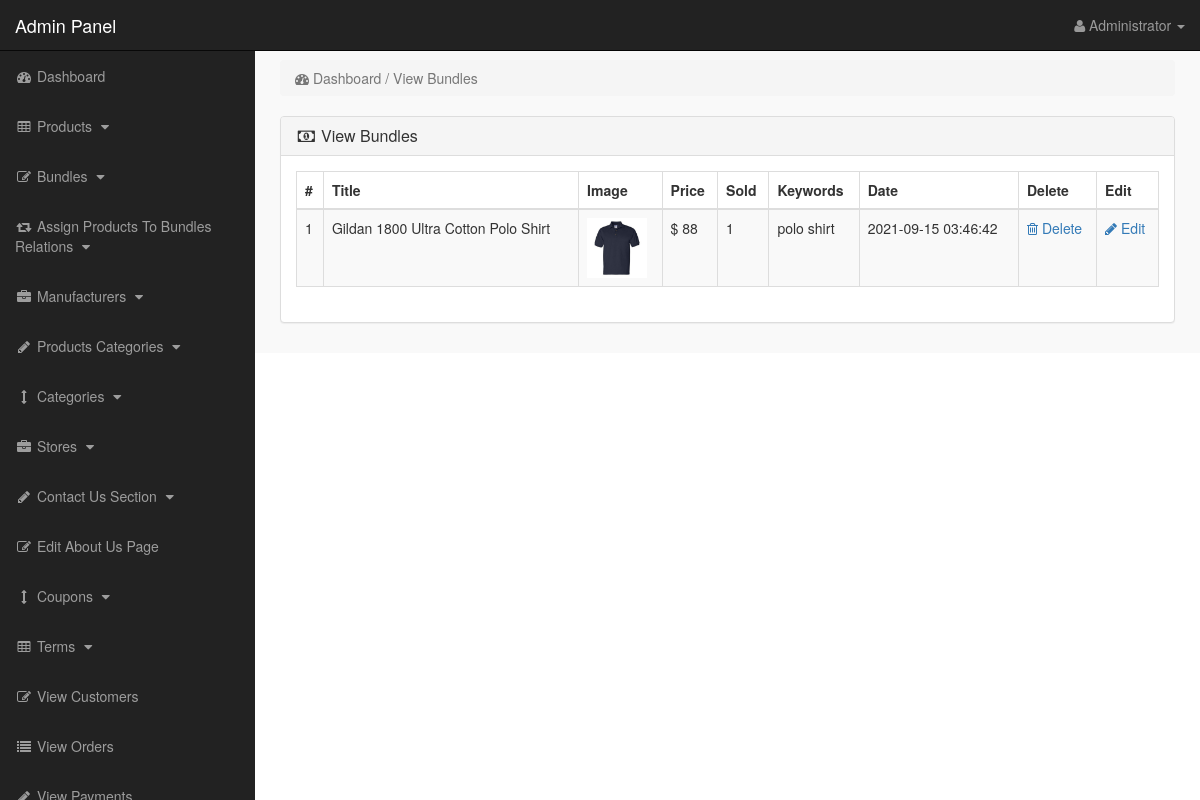
Screenshot of /admin_area/index.php?view_bundles (signed in) with the database file from the repository.
### tables this page shows
CREATE TABLE `products` (
  `product_id` int(10) NOT NULL,
  `p_cat_id` int(10) NOT NULL,
  `cat_id` int(10) NOT NULL,
  `manufacturer_id` int(10) NOT NULL,
  `date` timestamp NOT NULL DEFAULT current_timestamp() ON UPDATE current_timestamp(),
  `product_title` text NOT NULL,
  `product_url` text NOT NULL,
  `product_img1` text NOT NULL,
  `product_img2` text NOT NULL,
  `product_img3` text NOT NULL,
  `product_price` int(10) NOT NULL,
  `product_psp_price` int(100) NOT NULL,
  `product_desc` text NOT NULL,
  `product_features` text NOT NULL,
  `product_video` text NOT NULL,
  `product_keywords` text NOT NULL,
  `product_label` text NOT NULL,
  `status` varchar(255) NOT NULL
);

### admin_area/view_bundles.php (the view)
<?php
if(!isset($_SESSION['admin_email'])){
echo "<script>window.open('login.php','_self')</script>";
}
else {
?>
<div class="row">
<div class="col-lg-12" >
<ol class="breadcrumb" >
<li class="active" >
<i class="fa fa-dashboard"></i> Dashboard / View Bundles
</li>
</ol>
</div>
</div>
<div class="row" >
<div class="col-lg-12" >
<div class="panel panel-default" >
<div class="panel-heading" >
<h3 class="panel-title" >
<i class="fa fa-money fa-fw" ></i> View Bundles
</h3>
</div>
<div class="panel-body" >
<div class="table-responsive" >
<table class="table table-bordered table-hover table-striped" >
<thead>
<tr>
<th>#</th>
<th>Title</th>
<th>Image</th>
<th>Price</th>
<th>Sold</th>
<th>Keywords</th>
<th>Date</th>
<th>Delete</th>
<th>Edit</th>
</tr>
</thead>
<tbody>
<?php
$i = 0;
$get_pro = "select * from products where status='bundle'";
$run_pro = mysqli_query($con,$get_pro);
while($row_pro=mysqli_fetch_array($run_pro)){
$pro_id = $row_pro['product_id'];
$pro_title = $row_pro['product_title'];
$pro_image = $row_pro['product_img1'];
$pro_price = $row_pro['product_price'];
$pro_keywords = $row_pro['product_keywords'];
$pro_date = $row_pro['date'];
$i++;
?>
<tr>
<td><?php echo $i; ?></td>
<td><?php echo $pro_title; ?></td>
<td><img src="product_images/<?php echo $pro_image; ?>" width="60" height="60"></td>
<td>$ <?php echo $pro_price; ?></td>
<td>
<?php
$get_sold = "select * from pending_orders where product_id='$pro_id'";
$run_sold = mysqli_query($con,$get_sold);
$count = mysqli_num_rows($run_sold);
echo $count;
?>
</td>
<td> <?php echo $pro_keywords; ?> </td>
<td><?php echo $pro_date; ?></td>
<td>
<a href="index.php?delete_bundle=<?php echo $pro_id; ?>">
<i class="fa fa-trash-o"> </i> Delete
</a>
</td>
<td>
<a href="index.php?edit_bundle=<?php echo $pro_id; ?>">
<i class="fa fa-pencil"> </i> Edit
</a>
</td>
</tr>
<?php } ?>
</tbody>
</table>
</div>
</div>
</div>
</div>
</div>
<?php } ?>

### admin_area/includes/sidebar.php (shortened to what this page needs)
<?php
if(!isset($_SESSION['admin_email'])){
echo "<script>window.open('login.php','_self')</script>";
}
else {
?>
<nav class="navbar navbar-inverse navbar-fixed-top" >
<div class="navbar-header" >
<a class="navbar-brand" href="index.php?dashboard" >Admin Panel</a>
</div>
<ul class="nav navbar-right top-nav" >
<li class="dropdown" >
<a href="#" class="dropdown-toggle" data-toggle="dropdown" >
<i class="fa fa-user" ></i>
<?php echo $admin_name; ?> <b class="caret" ></b>
</a>
</li>
</ul>
<div class="collapse navbar-collapse navbar-ex1-collapse">
<ul class="nav navbar-nav side-nav">
<li>
<a href="index.php?dashboard">
<i class="fa fa-fw fa-dashboard"></i> Dashboard
</a>
</li>
<li>
<a href="#" data-toggle="collapse" data-target="#products">
<i class="fa fa-fw fa-table"></i> Products
<i class="fa fa-fw fa-caret-down"></i>
</a>
</li>
<li>
<a href="#" data-toggle="collapse" data-target="#bundles">
<i class="fa fa-fw fa-edit"></i> Bundles
<i class="fa fa-fw fa-caret-down"></i>
</a>
</li>
<li>
<a href="#" data-toggle="collapse" data-target="#relations">
<i class="fa fa-fw fa-retweet"></i> Assign Products To Bundles Relations
<i class="fa fa-fw fa-caret-down"></i>
</a>
</li>
<li>
<a href="#" data-toggle="collapse" data-target="#manufacturers">
<i class="fa fa-fw fa-briefcase"></i> Manufacturers
<i class="fa fa-fw fa-caret-down"></i>
</a>
</li>
<li>
<a href="#" data-toggle="collapse" data-target="#p_cat">
<i class="fa fa-fw fa-pencil"></i> Products Categories
<i class="fa fa-fw fa-caret-down"></i>
</a>
</li>
<li>
<a href="#" data-toggle="collapse" data-target="#cat">
<i class="fa fa-fw fa-arrows-v"></i> Categories
<i class="fa fa-fw fa-caret-down"></i>
</a>
</li>
<li>
<a href="#" data-toggle="collapse" data-target="#store">
<i class="fa fa-fw fa-briefcase"></i> Stores
<i class="fa fa-fw fa-caret-down"></i>
</a>
</li>
<li>
<a href="#" data-toggle="collapse" data-target="#contact_us">
<i class="fa fa-fw fa-pencil"> </i> Contact Us Section
<i class="fa fa-fw fa-caret-down"></i>
</a>
</li>
<li>
<a href="index.php?edit_about_us">
<i class="fa fa-fw fa-edit"></i> Edit About Us Page
</a>
</li>
<li>
<a href="#" data-toggle="collapse" data-target="#coupons">
<i class="fa fa-fw fa-arrows-v"></i> Coupons
<i class="fa fa-fw fa-caret-down"></i>
</a>
</li>
<li>
<a href="#" data-toggle="collapse" data-target="#terms" >
<i class="fa fa-fw fa-table"></i> Terms
<i class="fa fa-fw fa-caret-down"></i>
</a>
</li>
<li>
<a href="index.php?view_customers">
<i class="fa fa-fw fa-edit"></i> View Customers
</a>
</li>
<li>
<a href="index.php?view_orders">
<i class="fa fa-fw fa-list"></i> View Orders
</a>
</li>
<li>
<a href="index.php?view_payments">
<i class="fa fa-fw fa-pencil"></i> View Payments
</a>
</li>
</ul>
</div>
</nav>
<?php } ?>

### admin_area/css/style.css (style rules this page uses)
body { margin-top:100px; }
@media (min-width: 768px) { body { margin-top:50px; } }
.top-nav { padding:0 15px; }
.top-nav>li { display:inline-block; float:left; }
.top-nav>li>a { padding-top:15px; padding-bottom:15px; line-height:20px; color:#999; }
@media (min-width: 768px) { .side-nav { position:fixed; top:51px; width:255px; border-radius:0; overflow-y:auto; background-color: #222; bottom:0; overflow-x:hidden; padding-bottom:40px; } }
@media (min-width: 768px) { .side-nav>li>a { width:255px; } }
.panel-body { border-radius:5px; }

### rows the page displays
products: product_title "Gildan 1800 Ultra Cotton Polo Shirt", product_img1 (picture), product_price "88", count "1", product_keywords "polo shirt", date "2021-09-15 03:46:42"

### other values shown
$admin_name "Administrator"
